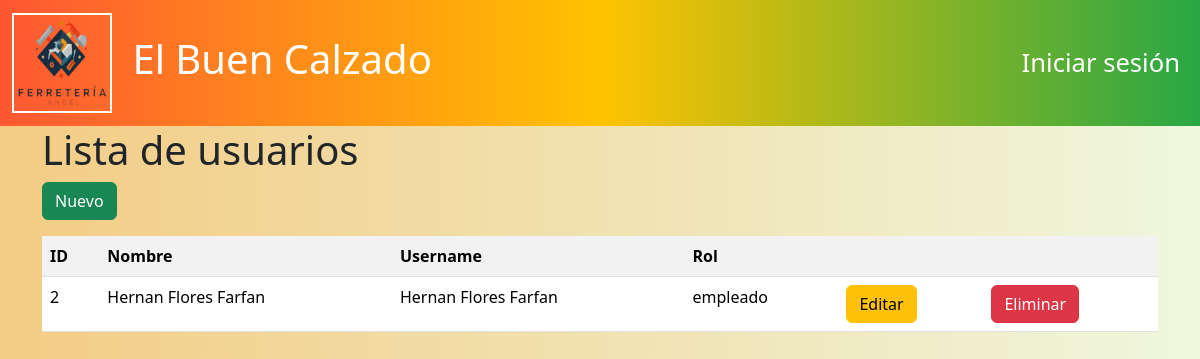
Screenshot of /usuarios/empleados with the database file from the repository.
### models/usuario_model.py (models this page shows, shortened)
class Usuario(db.Model):
    __tablename__ = "usuarios"
    id = db.Column(db.Integer,primary_key=True)
    nombre = db.Column(db.String(80),nullable=False)
    username = db.Column(db.String(50),nullable=False)
    password = db.Column(db.String,nullable=False)
    rol = db.Column(db.String(20),nullable=False)
    ventas = relationship("Venta", back_populates="empleado")

### controllers/usuario_controller.py (the view)
@usuario_bp.route("/empleados")
def empleados():
    empleados = Usuario.query.filter_by(rol='empleado').all()
    return usuario_view.list(empleados)

### run.py (called while the page is built)
@app.context_processor
def inject_active_path():
    def is_active(path):
        return 'active' if request.path == path else ''
    return(dict(is_active =  is_active))

### views/usuario_view.py (called while the page is built)
def list(usuarios):
    return render_template('usuarios/index.html', usuarios=usuarios)

### templates/usuarios/index.html (shortened to what this page needs)
{% extends 'base.html' %}
{% block content %}
<h1>Lista de  usuarios</h1>
<a href="{{url_for('usuario.create')}}" class="btn btn-success mb-3">Nuevo</a>
<table class="table table-striped">
    <tr>
        <th>ID</th>
        <th>Nombre</th>
        <th>Username</th>
        <th>Rol</th>
        <th></th>
        <th></th>
    </tr>
    {% for item in usuarios %}
    <tr>
        <td>{{item.id}}</td>
        <td>{{item.nombre}}</td>
        <td>{{item.username}}</td>
        <td>{{item.rol}}</td>
        <td>
            <a href="{{url_for('usuario.edit',id=item.id)}}" class="btn btn-warning" >Editar</a>
        </td>
        <td>
            <a href="{{ url_for ('usuario.delete',id=item.id) }}" class="btn btn-danger">Eliminar</a>
        </td>
    </tr>
    {% endfor %}
</table>
{% endblock %}

### templates/base.html (style rules this page uses)
body { background: linear-gradient(to right, #f3cc84, #eff7dd); min-height: 100vh; }

### rows the page displays
Usuario: id "2", nombre "Hernan Flores Farfan", username "Hernan Flores Farfan", rol "empleado"
